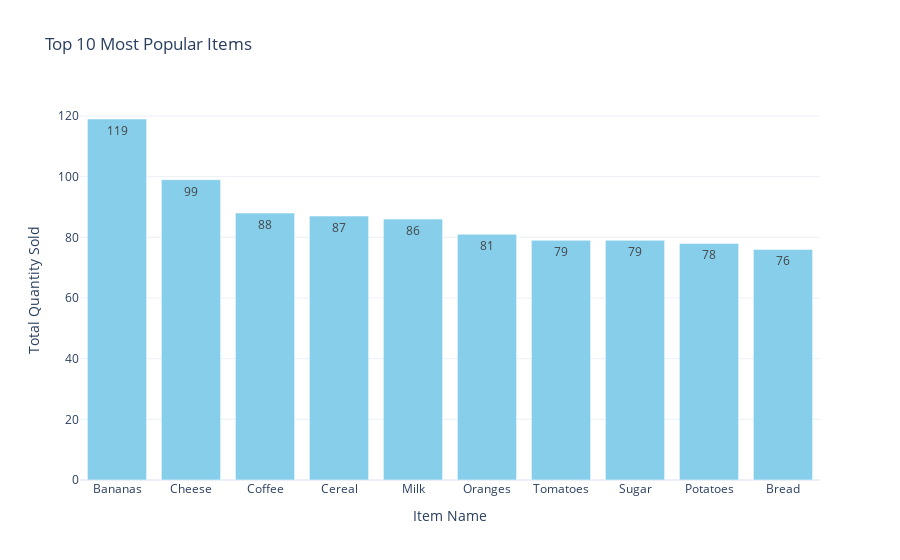

Source (notebook cell):
### Markdown cell above
#### top 10 most popular items sold by the store

### Code cell
item_popularity = mb.groupby('Itemname')['Quantity'].sum().sort_values(ascending=False)

top_n = 10
fig = go.Figure()

fig.add_trace(go.Bar(
    x=item_popularity.index[:top_n],
    y=item_popularity.values[:top_n],
    text=item_popularity.values[:top_n],
    textposition='auto',
    marker=dict(color='skyblue')
))

fig.update_layout(
    title=f'Top {top_n} Most Popular Items',
    xaxis_title='Item Name',
    yaxis_title='Total Quantity Sold'
)

fig.show()

### Figure 1 — Plotly figure (JSON) as saved in the notebook; plotly's stock layout.template omitted (floating-point values rounded to 4 significant figures)
{"data": [{"marker": {"color": "skyblue"}, "text": [119, 99, 88, 87, 86, 81, 79, 79, 78, 76], "textposition": "auto", "type": "bar", "x": ["Bananas", "Cheese", "Coffee", "Cereal", "Milk", "Oranges", "Tomatoes", "Sugar", "Potatoes", "Bread"], "y": [119, 99, 88, 87, 86, 81, 79, 79, 78, 76]}], "layout": {"title": {"text": "Top 10 Most Popular Items"}, "xaxis": {"title": {"text": "Item Name"}}, "yaxis": {"title": {"text": "Total Quantity Sold"}}}}
